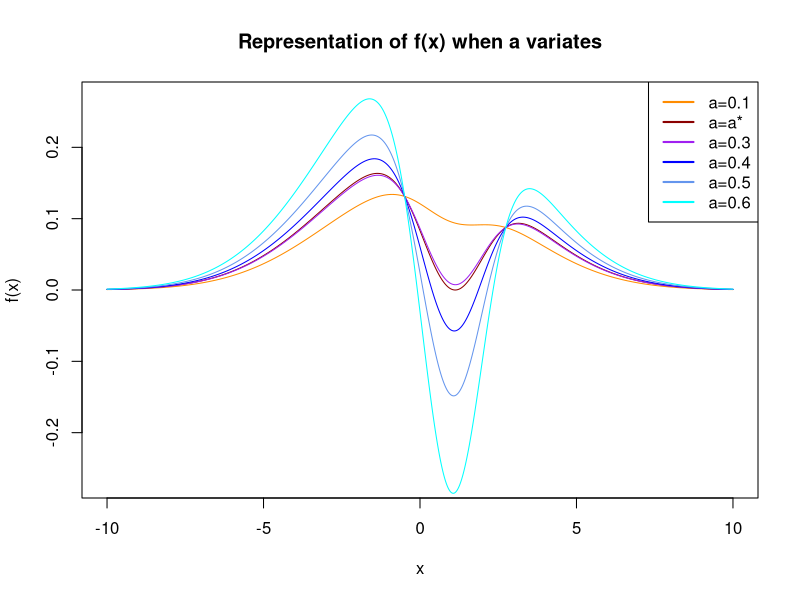
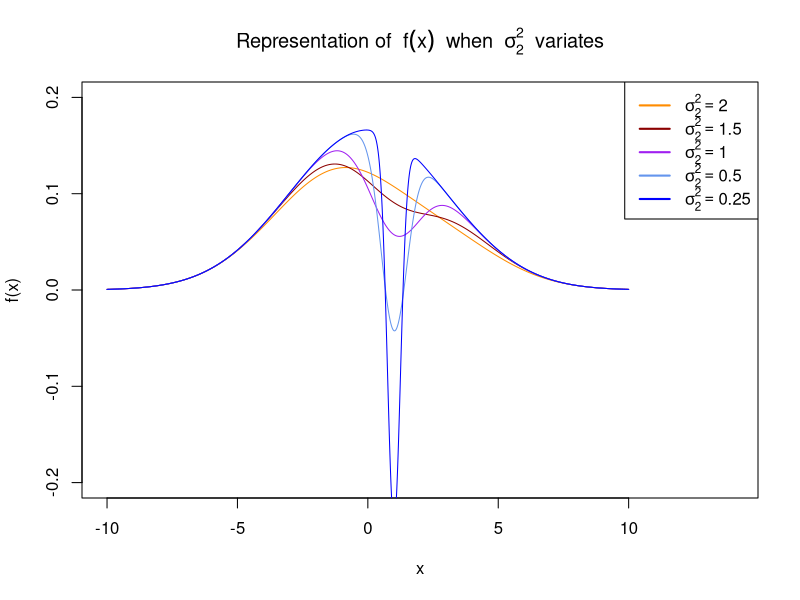
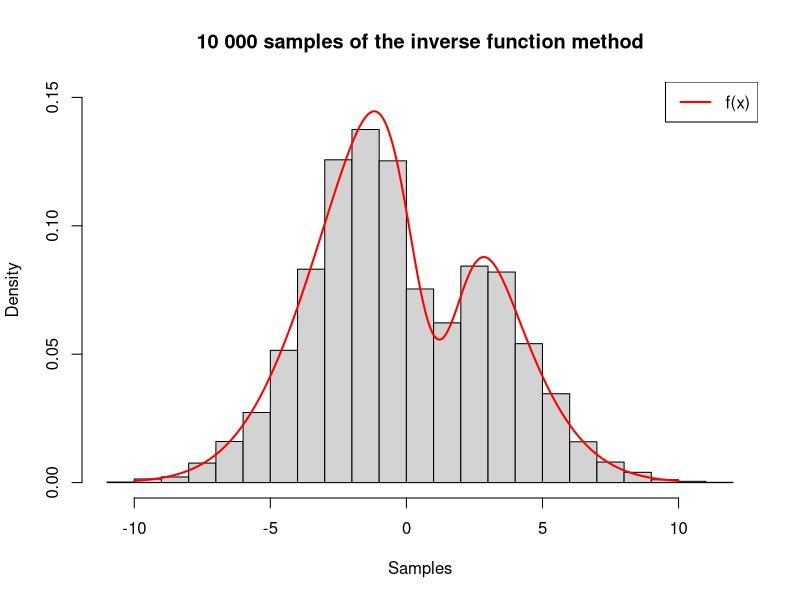
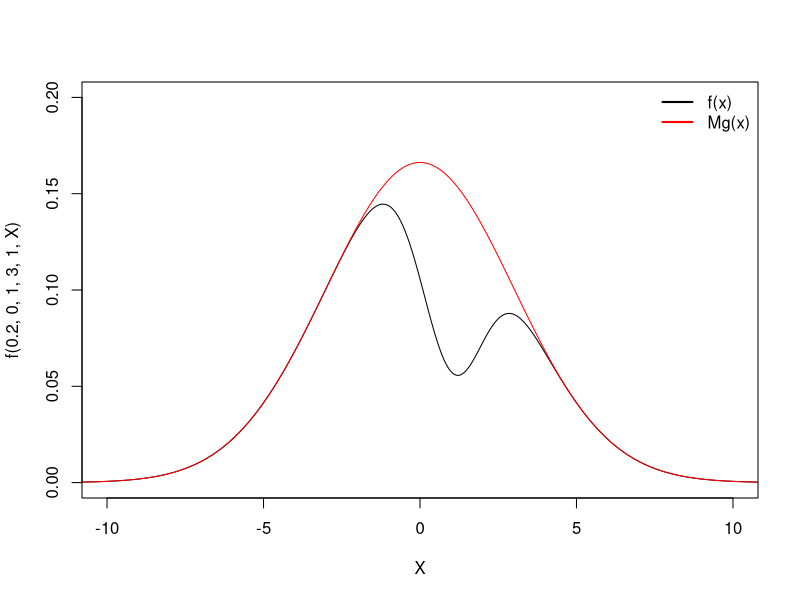
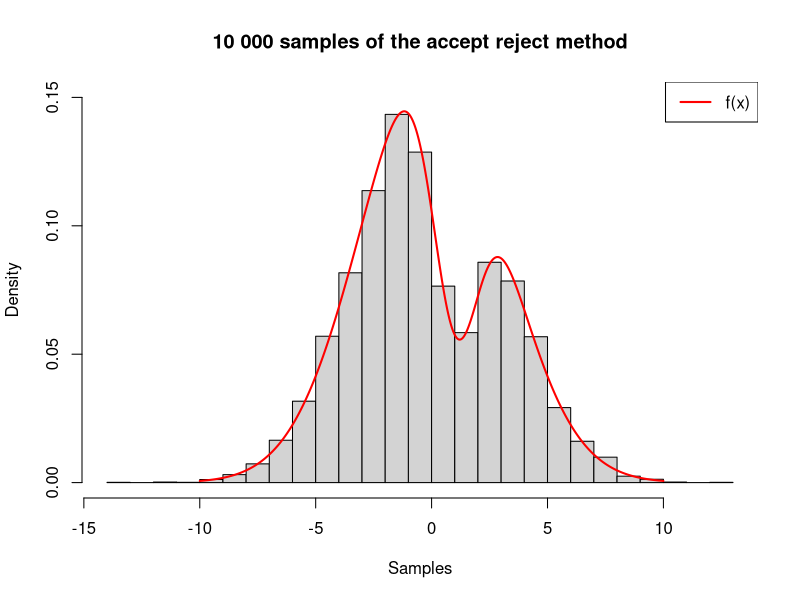
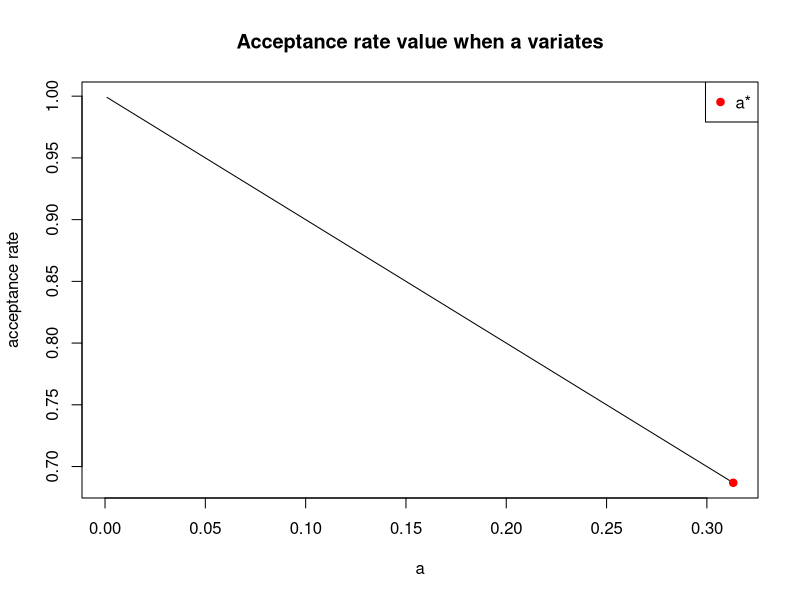
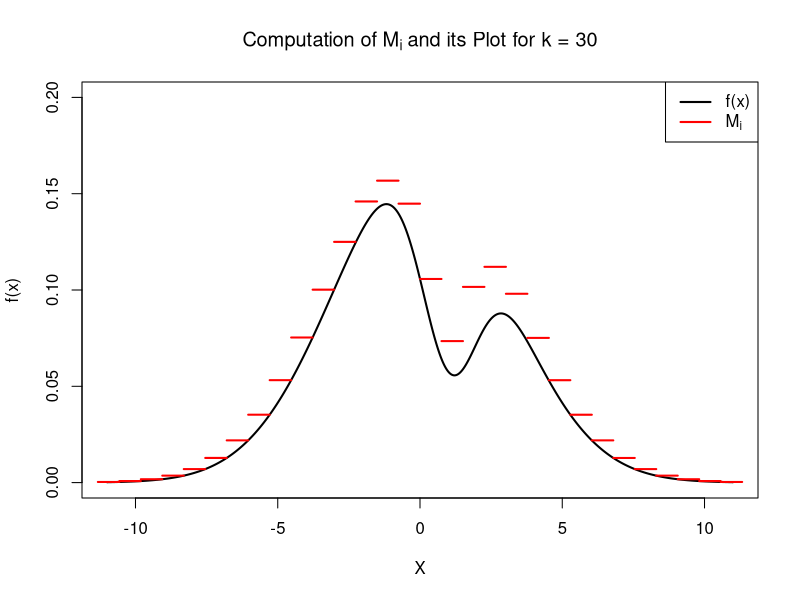
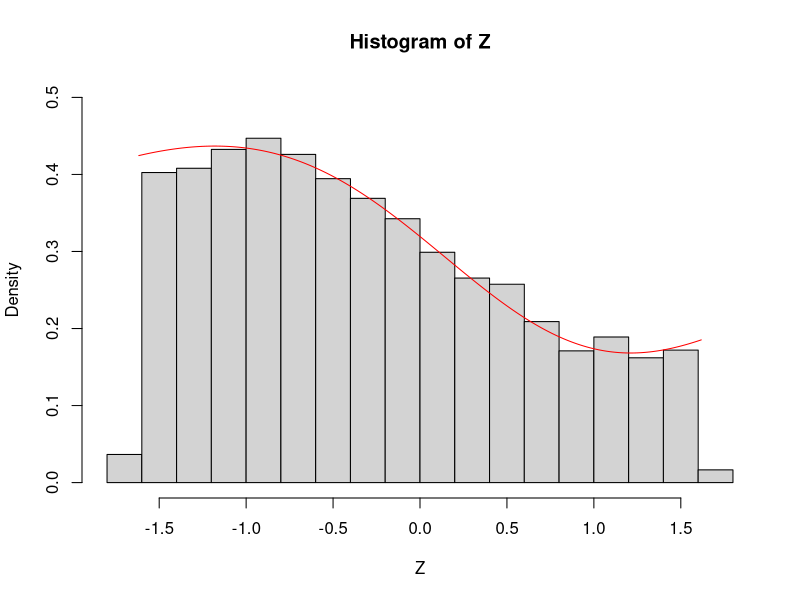

R code for these plots, in order:
## ---- chunk 1
knitr::opts_chunk$set(echo=TRUE, results='markup', message=FALSE, warning=FALSE)
## ---- chunk 2
f<-function(a, m_1, m_2, s_1, s_2, x){
  return((1/(1-a))*(dnorm(x, m_1, s_1)-a*dnorm(x, m_2, s_2)))
}
## ---- chunk 3
a_star<-function(m_1, m_2, s_1, s_2){
  return((s_2/s_1)*(exp((-1/2)*((m_2-m_1)^2)/(s_1^2-s_2^2))))}

X<-seq(-10,10,0.001)

plot(X, f(0.1, 0, 1, 3, 1, X), type='l', ylim=c(-0.27, 0.27), xlim=c(-10, 10), 
     ylab="f(x)", xlab="x", col='#FF8C00', main='Representation of f(x) when a variates')
lines(X, f(a_star(0, 1, 3, 1), 0, 1, 3, 1, X), type='l', col='#8B0000')
lines(X, f(0.3, 0, 1, 3, 1, X), type='l', col='purple')
lines(X, f(0.4, 0, 1, 3, 1, X), type='l', col='blue')
lines(X, f(0.5, 0, 1, 3, 1, X), type='l', col='#6495ED')
lines(X, f(0.6, 0, 1, 3, 1, X), type='l', col='#00FFFF')

legend("topright", legend = c("a=0.1", "a=a*", "a=0.3", "a=0.4", "a=0.5", "a=0.6"), 
       col = c("#FF8C00", "#8B0000", "purple", "blue", "#6495ED", "#00FFFF"), lwd = 2)
## ---- chunk 4
plot(X, f(0.2, 0, 1, 3, 2, X), type='l', ylim=c(-0.2, 0.2), xlim=c(-10, 14), 
     ylab="f(x)", xlab="x", col='#FF8C00', main = bquote("Representation of " ~ f(x) ~ " when " ~ sigma[2]^2 ~ " variates"))
lines(X, f(0.2, 0, 1, 3, 1.5, X), type='l', col='#8B0000')
lines(X, f(0.2, 0, 1, 3, 1, X), type='l', col='purple')
lines(X, f(0.2, 0, 1, 3, 0.5, X), type='l', col='#6495ED')
lines(X, f(0.2, 0, 1, 3, 0.25, X), type='l', col='blue')

legend("topright", legend=c(expression(sigma[2]^2 == 2), 
                            expression(sigma[2]^2 == 1.5), 
                            expression(sigma[2]^2 == 1), 
                            expression(sigma[2]^2 == 0.5), 
                            expression(sigma[2]^2 == 0.25)),
       col = c("#FF8C00", "#8B0000", "purple", "#6495ED", "blue"), lwd=2)

## ---- chunk 5
cat("a* = ", a_star(0, 1, 3, 1),"\n" )
## ---- chunk 6
F<-function(a, m_1, m_2, s_1, s_2, x){return((1/(1-a))*(pnorm(x, m_1, s_1)-a*pnorm(x, m_2, s_2)))}
## ---- chunk 7

cat("F(-113)=", F(0.2, 0, 1, 3, 1, -113),"\n" )
cat("F(17)=", F(0.2, 0, 1, 3, 1, 17),"\n" )

## ---- chunk 8
dicho<-function(a, m_1, m_2, s_1, s_2, u, e){
  x_min<--113
  x_max<-17
  while ((x_max-x_min)>e) {
    if (F(0.2, 0, 1, 3, 1, (x_min+x_max)/2)>u){
      x_max<-(x_min+x_max)/2
    }
    else if (F(0.2, 0, 1, 3, 1, (x_min+x_max)/2)<u){
      x_min<-(x_min+x_max)/2
    }
    else {
      return((x_min+x_max)/2)
    }
  }
  return((x_min+x_max)/2)
}

## ---- chunk 9
U<-runif(1)
Y<-dicho(0.2, 0, 1, 3, 1, U, 0.001)
print(Y)
## ---- chunk 10
inv_cdf<-function(n){
  U<-runif(n)
  L<-c()
  for (i in 1:n){
    Y<-dicho(0.2, 0, 1, 3, 1, U[i], 0.001)
    L[i]=Y
  }
  return(L)
}
## ---- chunk 11

L<-inv_cdf(10000)
X<-seq(-10,10,0.001)
hist(L, breaks=20, probability=TRUE, main="10 000 samples of the inverse function method", 
     ylim=c(0, 0.15), xlab="Samples")
lines(X,f(0.2,0,1,3,1,X), type='l', lwd=2, col='red')
legend("topright",legend = c("f(x)"), col=c('red'), lwd=2)
## ---- chunk 12
M<-1/(1-0.2)
cat("M=", M,"\n" )
## ---- chunk 13
X<-seq(-40, 20, 0.001)
plot(X,xlim = c(-10,10) ,ylim=c(0,0.2), f(0.2, 0, 1, 3, 1, X), type='l')
lines(X, (1/0.8)*dnorm(X, 0, 3), col='red')
legend("topright", legend = c("f(x)","Mg(x)"), col=c('black', 'red'), 
       lwd=2, bty="n")
## ---- chunk 14
A<-1-0.2
cat("A=", A,"\n" )

## ---- chunk 15
accept_reject<-function(n){
  Y1<-c()
  M<-1/(1-0.2)
  nb<-0
  for (i in 1:n){
    X<-rnorm(1, 0, 3)
    U<-runif(1, min=0, max=1)
    nb<-nb+1
    
    while(f(0.2, 0, 1, 3, 1, X)/(M*dnorm(X, 0, 3))<U){  
      nb<-nb+1
      X<-rnorm(1, 0, 3)
      U<-runif(1, 0, 1)
    }
    Y1[i]<-X
  }
  return(list(Y = Y1, total_attempts = nb))
}
## ---- chunk 16
n<-10000
result<-accept_reject(n)
Y<-result$Y
## ---- chunk 17
X<-seq(-10,10,0.001)
hist(Y, breaks=20, probability=TRUE, main="10 000 samples of the accept reject method", 
     ylim=c(0, 0.15), xlab="Samples")
lines(X,f(0.2,0,1,3,1,X), type='l', lwd=2, col='red')
legend("topright",legend = c("f(x)"), col=c('red'), lwd=2)
## ---- chunk 18
total_attempts<-result$total_attempts
cat("empirical acceptance rate:", n/total_attempts, '\n')
cat("theorical acceptance rate:", 1/M)
## ---- chunk 19
X<-seq(0.001, a_star(0, 1, 3, 1), 0.001)
plot(X, 1-X, type='l', xlab='a', ylab='acceptance rate', main='Acceptance rate value when a variates')
points(a_star(0, 1, 3, 1), 1-a_star(0, 1, 3, 1), col='red', pch=19)
legend("topright", legend=c('a*'), col=c('red'), pch=19)
## ---- chunk 20
tail_inf<-dicho(0.2, 0, 1, 3, 1, 0.0001, 0.01)
tail_sup<-dicho(0.2, 0, 1, 3, 1, 0.9999, 0.01)
cat("P(X=", tail_inf, ") = 0.0001\n")
cat("P(X=", tail_sup, ") = 0.9999")

f_1<-function(x){dnorm(x, 0, 3)}
f_2<-function(x){dnorm(x, 1, 1)}
## ---- chunk 21
k<-30

X<-seq(-11,11,0.001)
intervals <- seq(tail_inf, tail_sup, length.out = k + 1)
plot(X, f(0.2,0,1,3,1,X), type='l', lwd=2, ylim = c(0, 0.20), main = bquote("Computation of" ~ M[i] ~ "and its Plot for k = 30"), xlab = "X", ylab = "f(x)")

for (i in 1:(length(intervals) - 1)) {
  # Calculer M_i pour l'intervalle [intervals[i], intervals[i+1]]
  max_f_1 <- optimize(f_1, interval = c(intervals[i], intervals[i + 1]), maximum = TRUE)$objective
  min_f_2 <- optimize(f_2, interval = c(intervals[i], intervals[i + 1]), maximum = FALSE)$objective
  M_i <- ((max_f_1 - 0.2 * min_f_2) / (1 - 0.2))
  
  # Tracer une ligne horizontale pour M_i
  segments(x0 = intervals[i], y0 = M_i, x1 = intervals[i + 1], y1 = M_i, col = "red", lwd = 2)
}

legend("topright", legend = c("f(x)", expression(M[i])), col = c("black", "red"), lwd = 2)
## ---- chunk 22
f_now<-function(x){f(0.2, 0, 1, 3, 1, x)}

accept_reject_stratified<-function(n, i, intervals){
  # We want to generate observation on f normalized on D_i
  f_normalized<-function(x){f(0.2,0,1,3,1,x)/integrate(f_now, intervals[i], intervals[i+1])$value}
  
  Y1<-c()
  
  # We take M = M_i/(beta - alpha) to simplify
  max_f_1 <- optimize(f_1, interval = c(intervals[i], intervals[i + 1]), maximum = TRUE)$objective
  min_f_2 <- optimize(f_2, interval = c(intervals[i], intervals[i + 1]), maximum = FALSE)$objective
  M<-(max_f_1 - 0.2 * min_f_2) / ((1 - 0.2)*integrate(f_now, intervals[i], intervals[i+1])$value)
  
  # We count the number of try
  nb<-0
  
  for (j in 1:n){
    # X follows a Uniform on D_i
    X<-runif(1, intervals[i], intervals[i+1])
    
    U<-runif(1, min=0, max=1)
    nb<-nb+1
    
    # We test F(X)/M<U because M = M_i*(beta - alpha)
    while(f_normalized(X)/M<U){  
      nb<-nb+1
      X<-runif(1, intervals[i], intervals[i+1])
      U<-runif(1, 0, 1)
    }
    Y1[j]<-X
  }
  return(list(Y = Y1, M_i = M*(intervals[i+1]-intervals[i]), total_attempts = nb))
}
## ---- chunk 23
k<-7
i<-4

intervals <- seq(tail_inf, tail_sup, length.out = k + 1)
f_normalized_example<-function(x){f(0.2,0,1,3,1,x)/integrate(f_now, intervals[i], intervals[i+1])$value}

Z<-accept_reject_stratified(10000, i, intervals)$Y
hist(Z, probability = TRUE, ylim = c(0, 0.5), breaks = 20)

X<-seq(intervals[i],intervals[i+1],0.001)
lines(X, f_normalized_example(X), type = "l", col= 'red')
## ---- chunk 24
k<-10
stratified<-function(n){
  Y<-c()
  # Counter of the number of attempts
  nb<-0
  # List of all the M_i
  M<-c()
  
  # Theoretical acceptance rate
  N<-c()
  
  # Generation of a random partition:
  #cut_points <- sort(runif(k-1, min = tail_inf, max = tail_sup)) 
  #intervals <- c(tail_inf, cut_points, tail_sup)
  
  # Generation of a partition with equals parts:
  intervals <- seq(tail_inf, tail_sup, length.out = k + 1)
  
  for (i in 1:k){
    P<-F(0.2, 0, 1, 3, 1, intervals[i+1])-F(0.2, 0, 1, 3, 1, intervals[i])
    n_i <- round(n*P)
    result<-accept_reject_stratified(n_i,i, intervals)
    
    Y<-c(Y, result$Y)
    M <- c(M, result$M_i)
    nb <- nb + result$total_attempts
    N <- c(N, P)
  }
  
  # Generation of the normalized function on the tails
  f_normalized_D0_1<-function(x){f(0.2,0,1,3,1,x)/(integrate(f_now, -Inf, intervals[1])$value)}
  f_normalized_D0_2<-function(x){f(0.2,0,1,3,1,x)/(integrate(f_now, intervals[k+1], Inf)$value)}
  
  M_0 <- 1/(1-0.2)
  M <- c(M, M_0, M_0)
  
  # number of observation we are going to generate on each tail
  P0_1 <- F(0.2, 0, 1, 3, 1, intervals[1])
  P0_2 <- 1-F(0.2, 0, 1, 3, 1, intervals[k+1])
  N <- c(N, P0_1, P0_2)
  
  n0_1 <- round(P0_1*n) # Usually 1
  n0_2 <- round(P0_2*n) # Usually 1
  
  if (length(Y)%%2 != 0){ # If the number of observation is odd ...
    if (F(0.2, 0, 1, 3, 1, intervals[1])<(1-F(0.2, 0, 1, 3, 1, intervals[k+1]))){
      n0_2 <- n0_2 + 1 # ... we add an observation on the one that has the biggest probability
    } else {
      n0_1 <- n0_1 + 1
    }
  }
  
  # The we do an accept reject on the left tail
  for (j in 1:n0_1){
    
    # Generation of an X on the left tail
    repeat {
    X <- rnorm(1, 0, 3)  
    if (X <= intervals[1]) {  
      break        
      }
    }
    
    U <- runif(1, 0, 1)
    nb <- nb + 1
    
    while (f_normalized_D0_1(X)/M_0*(dnorm(X, 0, 3)/pnorm(intervals[1], 0, 3))<U) {
      nb <- nb + 1
      
      repeat {
      X <- rnorm(1, 0, 3)  
      if (X <= intervals[1]) {  
        break        
        }
      }
      
      U <- runif(1, 0, 1)
    }
    Y<-c(Y, X)
  }
  
  # Eccept reject on the right tail
  for (j in 1:n0_2){
    
    # Generation of an X on the raight tail
    repeat {
    X <- rnorm(1, 0, 3)  
    if (X >= intervals[k+1]) {  
      break        
      }
    }
    
    U <- runif(1, 0, 1)
    nb <- nb + 1
    
    while (f_normalized_D0_1(X)/M_0*(dnorm(X, 0, 3)/(1-pnorm(intervals[k+1], 0, 3)))<U) {
      nb <- nb + 1
      
      repeat {
      X <- rnorm(1, 0, 3)  
      if (X >= intervals[k+1]) {  
        break        
        }
      }
      
      U <- runif(1, 0, 1)
    }
    Y<-c(Y, X)
  }
  
  return(list(Y=Y, M=M, total_attempts=nb, N = N))
}
## ---- chunk 25
n<-10000
result<-stratified(n)
Y_strat<-result$Y
M<-result$M
total_attempts<-result$total_attempt
N <- result$N
## ---- chunk 26
empirical_acceptance_rate<-length(Y)/total_attempts
cat("Empirical acceptance rate: ", empirical_acceptance_rate, "\n")

theoretical_acceptance_rate<-sum((1/M)*N)
cat("Theoritecal acceptance rate: ", theoretical_acceptance_rate, "\n")
## ---- chunk 27
X<-seq(-10,10,0.001)
hist(Y_strat, breaks=40, probability=TRUE, main="10 000 samples of the stratified accept reject method", 
     ylim=c(0, 0.15), xlab="Samples")
lines(X,f(0.2,0,1,3,1,X), type='l', lwd=2, col='red')
legend("topright",legend = c("f(x)"), col=c('red'), lwd=2)
## ---- chunk 28
a <- 0.2

# We compute the acceptance rate 
compute_acceptance_rate <- function(intervals) {
  R <- 0
  
  for (i in 1:(length(intervals) - 1)) {
    alpha <- intervals[i]
    beta <- intervals[i + 1]
    
    max_f_1 <- optimize(f_1, interval = c(intervals[i], intervals[i + 1]), maximum = TRUE)$objective
  min_f_2 <- optimize(f_2, interval = c(intervals[i], intervals[i + 1]), maximum = FALSE)$objective
    M_i <- (max_f_1 - 0.2 * min_f_2)*(beta - alpha) / ((1 - 0.2)*integrate(f_now, alpha, beta)$value)
    
    P_X_in_D_i <- F(0.2, 0, 1, 3, 1, beta)-F(0.2, 0, 1, 3, 1, alpha)
    R <- R + P_X_in_D_i / M_i
  }
  
  # We add the contribution of D_0
  P_X_in_D_0 <- F(0.2, 0, 1, 3, 1, intervals[1] + (1 - F(0.2, 0, 1, 3, 1, intervals[length(intervals)])))
  R <- R + P_X_in_D_0 * (1 - a)
  
  return(R)
}


# We test for each k if the acceptance rate is better than delta
compute_n_delta <- function(delta) {
  k <- 1
  while (TRUE) {
    intervals <- seq(tail_inf, tail_sup, length.out = k + 1)
    R <- compute_acceptance_rate(intervals)
    if (R > delta) {
      break
    }
    k <- k + 1
  }
  return(k)
}
## ---- chunk 29
n_delta <- compute_n_delta(0.6)
cat("The number of intervals n_delta is:", n_delta)
## ---- chunk 30
stradified_delta<-function(n, delta){
  k <- compute_n_delta(delta)
  result <- stratified(n)
  Y <- result$Y
  total_attempts <- result$total_attempts
  return(list(Y=Y, total_attempts = total_attempts, partition = seq(tail_inf, tail_sup, length.out = k+1)))
}
## ---- chunk 31
result_delta <- stradified_delta(10000, 0.6)
Y_delta <- result_delta$Y
total_attempts <- result_delta$total_attempts
partition <- result_delta$partition
## ---- chunk 32
cat("Empirical acceptance rate: ", length(Y_delta)/total_attempts, "\n")
cat("Partition used: ", partition)
## ---- chunk 33
empirical_cdf<-function(x,Xn){
  return((1/length(Xn))*sum(1*(Xn<=x)))
}
## ---- chunk 34
X<-seq(-10,10,0.001)
plot(X, F(0.2, 0, 1, 3, 1, X), type = 'l', col = "red", lwd = 4,
     main = "Empirical CDF Convergence to True CDF",
     xlab = "x", ylab = expression(F(x)))
lines(X,sapply(X, empirical_cdf, Xn = Y[1:50]), type='l', lwd=1, col="blue")
lines(X,sapply(X, empirical_cdf, Xn = Y[1:100]), type='l', lwd=1, col="darkgreen")
lines(X,sapply(X, empirical_cdf, Xn = Y[1:1000]), type='l', lwd=1)
legend("bottomright",legend = c(expression(F[X](x)), 
                             expression(F[50](x)), 
                             expression(F[100](x)),
                             expression(F[1000](x))), 
       col=c('red', 'blue', 'darkgreen', 'black'), lwd=2)
## ---- chunk 35
n_values <- seq(10,100000,10)
Y <- accept_reject(100000)$Y

x<-0.5
true_cdf <- F(0.2, 0, 1, 3, 1, x)

plot(n_values,sapply(n_values, function(n) empirical_cdf(x, Y[1:n])),type="l", col="blue", lwd=2,
     xlab="Sample Size (n)", ylab=expression(F[n](x)),
     main=paste("Strong Consistency at x =", x),
     ylim = c(0.55, 0.67))
abline(h=true_cdf, col="red", lwd=2, lty=2)
legend("topright",legend = c("Empirical CDF", "True CDF"),lty=c(1, 2), col=c('blue','red'), lwd=2)
## ---- chunk 36
n<-1000000
result<-accept_reject(n)
Y<-result$Y
## ---- chunk 37
x <- 1
tol <- 0.01 #tolerence for the confidence interval
q_alpha <- 1.96

n <- 1000
while (TRUE) {
  F_empirical <- empirical_cdf(x, Y[1:n])
  var_empirical <- F_empirical * (1 - F_empirical)
  n_required <- trunc((q_alpha^2 * var_empirical) / tol^2)
  if (n >= n_required) break
  n <- n + 1 
}
cat("number of simulation needed for x =", x, ":", n, "\n")
## ---- chunk 38
x <- -15
tol <- 0.01 #tolerence for the confidence interval
q_alpha <- 1.96

n <- 1000
while (TRUE) {
  F_empirical <- empirical_cdf(x, Y[1:n])
  var_empirical <- F_empirical * (1 - F_empirical)
  n_required <- trunc((q_alpha^2 * var_empirical) / tol^2)
  if (n >= n_required) break
  n <- n + 1 
}
cat("number of simulation needed for x =", x, ":", n, "\n")
## ---- chunk 39
empirical_quantile<-function(u, Xn){
  if (u>0 & u<1){
   Xn_sorted<-sort(Xn)
   return(Xn_sorted[ceiling(u*length(Xn))]) 
  }
  if (u==0){return(min(Xn))}
  if (u==1){return(max(Xn))}
}
## ---- chunk 40
result<-accept_reject(100000)
Y<-result$Y

U<-c(0.0000001, 0.5, 0.75, 0.9999999)
n1<-100
n2<-1000
n3<-10000

for (u in U){
  print("Real value:")
  cat(paste0("$Q(", u, ") = ", dicho(0.2, 0, 1, 3, 1, u, 0.00001), "$ \n \n"))

  print("Value estimaded:")
  cat(paste0("for n = ", n1, ": Q_n(", u, ") = ", empirical_quantile(u, Y[1:n1]), "\n"))
  cat(paste0("for n = ", n2, ": Q_n(", u, ") = ", empirical_quantile(u, Y[1:n2]), " \n"))
  cat(paste0("for n = ", n3, ": Q_n(", u, ") = ", empirical_quantile(u, Y[1:n3]), "\n"))
  cat(paste0("for n = ", length(Y), ": Q_n(", u, ") = ", empirical_quantile(u, Y), " \n\n\n"))
}

## ---- chunk 41
required_length <- function(u_values, pdf, q_function, M, a, m_1, m_2, s_1, s_2, Y) {
  n_values <- numeric(length(u_values))
  
  for (i in 1:5) {
    u <- u_values[i]
    q_u <- q_function(u, Y)
    f_q_u <- pdf(a, m_1, m_2, s_1, s_2, q_u)
    required_n <- (1.96^2 * u * (1 - u)) / (M^2 * (f_q_u)^2)
    n_values[i] <- ceiling(required_n) # ceiling is to have a n integer if it is decimal
  }
  return(data.frame(u = u_values, n_required = n_values))
}
u_values <- c(0.5, 0.9, 0.99, 0.999, 0.9999)
M <- 0.01

results <- required_length(u_values, f, empirical_quantile, M, 0.2, 0, 1, 3, 1, Y)
print(results)
## ---- chunk 42
accept_reject_quantile <- function(q,n){
  Y<-c()
  M<-1/(1-0.2)
  nb <- 0
  
  for (i in 1:n){
    X<-rnorm(1, 0, 3)
    U<-runif(1, min=0, max=1)

      # We check if the first solution is satisfied
      while(f(0.2, 0, 1, 3, 1, X)/(M*dnorm(X, 0, 3))<=U){  
        X<-rnorm(1, 0, 3)
        U<-runif(1, 0, 1)
      }
    
    # Then if the second solution is satified we add 1 to 1 to our counting variable
    if (X >= q){
          nb <- nb+1
    }
    
    Y[i]<-X
    }
  
  
  return(nb/n)
}
## ---- chunk 43
u <- 0.9
n <- 10000
q <- dicho(0.2,0,1,3,1,u,0.001) # <- Q(0.5)

delta_estimated <- accept_reject_quantile(q,n)

cat("For Q(", u, "), an estimation of delta is :", delta_estimated)
## ---- chunk 44
nb_simulation_needed <- function(epsilon, u){
  q <- dicho(0.2,0,1,3,1,u,0.001)
  n <- 100000
  delta <- accept_reject_quantile(q, n)
  var <- delta*(1-delta)
  return(ceiling((1.96)^2*var/epsilon^2))
}

IT <- function(epsilon, u){
 q <- dicho(0.2,0,1,3,1,u,0.001)
 n <- nb_simulation_needed(epsilon, u)
 #n <- 100000
 cat("The number of simulation needed to estimate P(X>= Q(", u, ") with precision", epsilon," is :", n, "\n")
 
 delta <- accept_reject_quantile(q, n)
 cat("P(X>= Q(",u,") is estimated by: ",delta, "\n")
 var <- sqrt(delta*(1-delta)/n)
 
 borne_inf <- delta - 1.96*var
 borne_sup <- delta + 1.96*var
 
 return(list(borne_inf = borne_inf, borne_sup = borne_sup))
}
## ---- chunk 45
IT_test <- IT(0.001, 0.95)
borne_inf <- IT_test$borne_inf
borne_sup <- IT_test$borne_sup
cat("A confidence intervale is: [", borne_inf, ";", borne_sup, "] \n")
## ---- chunk 46
mu0 <- (0-0.2*1)/(1-0.2)
gamma <- max(3,1)

IS_quantile <- function(n,u){
  
  # Quantile of our fonction
  q <- dicho(0.2,0,1,3,1,u,0.001)
  
  # Generation of cauchy observations
  X<-rcauchy(n,location=mu0,scale=gamma)
  weight<-(f(0.2, 0, 1, 3, 1, X)/dcauchy(X,location=mu0,scale=gamma))*(X>=q)

  delta <- mean(weight)
  
  var <- var(weight)
  
  return(list(d =delta, var = var))
}

nb_simulation_needed_IS <- function(epsilon, u){
  q <- dicho(0.2,0,1,3,1,u,0.001)
  n <- 100000
  
  result <- IS_quantile(n,u)
  delta <- result$d
  var <- result$var

  return(ceiling((1.96)^2*var/epsilon^2))
}

IT_IS <- function(epsilon, u){
  n <- nb_simulation_needed_IS(epsilon, u)
  #n <- 100000
  cat("The number of simulation needed to estimate P(X>= Q(", u, ") with precision", epsilon," is :", n, "\n")
  
  result <- IS_quantile(n,u) 
  delta <- result$d
  cat("P(X>= Q(",u,") is estimated by: ",delta, "\n")
  
  var <- result$var

  borne_inf <- delta - 1.96*sqrt(var/n)
  borne_sup <- delta + 1.96*sqrt(var/n)
  
   return(list(borne_inf = borne_inf, borne_sup = borne_sup, var = var))
}
## ---- chunk 47
IT_IS_test <- IT_IS(0.001, 0.95)
borne_inf <- IT_IS_test$borne_inf
borne_sup <- IT_IS_test$borne_sup
cat("A confidence intervale is: [", borne_inf, ";", borne_sup, "] \n")
## ---- chunk 48
s_mu1 <- function(x){(x*dnorm(x,0, 3))/((1-a)*9*f(0.2, 0, 1, 3, 1, x))}

b_star <- function(X){
  y <- (X>=q)
  s_mu1 <- s_mu1(X)
  return(sum(s_mu1*(y - mean(y))) / sum(s_mu1^2))
}

CV_quantile <- function(u,n){
  # Quantile of our fonction
  q <- dicho(0.2,0,1,3,1,u,0.001)
  
  Y<-accept_reject(n)$Y
  
  b <- b_star(Y[1:50])
  
  X <- Y[51:length(Y)]
  
  s_mu1 <- s_mu1(X)
  weight<-(X>=q)-b*s_mu1

  delta <- mean(weight)
  
  var <- var(weight)

  return(list(d =delta, var = var, b_star = b))
}

nb_simulation_needed_CV <- function(epsilon, u){
  n <- 1000000

  result <- CV_quantile(u, n)
  delta <- result$d
  var <- result$var

  return(ceiling((1.96)^2*var/epsilon^2))
}


IT_CV <- function(epsilon, u){
  n <- nb_simulation_needed_CV(epsilon, u)
  cat("The number of simulation needed to estimate P(X>= Q(", u, ") with precision", epsilon," is :", n, "\n")
  
  result <- CV_quantile(u, n) 
  delta <- result$d
  cat("P(X>= Q(",u,") is estimated by: ",delta, "\n")
  
  var <- result$var

  borne_inf <- delta - 1.96*sqrt(var/n)
  borne_sup <- delta + 1.96*sqrt(var/n)
  
   return(list(borne_inf = borne_inf, borne_sup = borne_sup, var = var))
}
## ---- chunk 49
IT_CV_test <- IT_CV(0.001, 0.95)
borne_inf <- IT_CV_test$borne_inf
borne_sup <- IT_CV_test$borne_sup
cat("A confidence intervale is: [", borne_inf, ";", borne_sup, "] \n")
## ---- chunk 50
n<-10000
q<-dicho(0.2,0,1,3,1,0.5,0.001)
epsilon <- 0.001

delta1 <- accept_reject_quantile(q, n)
var1 <- round(delta1*(1-delta1)/n, 7)
var2 <- round(IT_IS(0.001, 0.95)$var, 3)
var3 <- round(IT_CV(0.001, 0.95)$var, 3)

n1 <- round(delta1*(1-delta1)/(1-0.2)*epsilon^2, 7)
n2 <- round(var2/epsilon^2, 3)
n3 <- round(var3/epsilon^2, 3)
## ---- chunk 51
library(knitr)

comparison_table <- data.frame(
  Aspect = c("Complexity", "Variance", "Cost for precision", "Ease of implementation"),
  `Naïve` = c("O(10 000/1-a)", var1, paste("O(",n1,")"), "Simple"),
  `Importance sampling` = c("O(10 000)", var2, paste("O(",n2,")"), "Moderate because of g(x)"),
  `Control Variate` = c("O(10 000)", var3, paste("O(",n3,")"), "complexe because of b_star")
)

# Create the table using kable
kable(comparison_table, caption = "Comparison of Efficiency between the 3 methodss")

